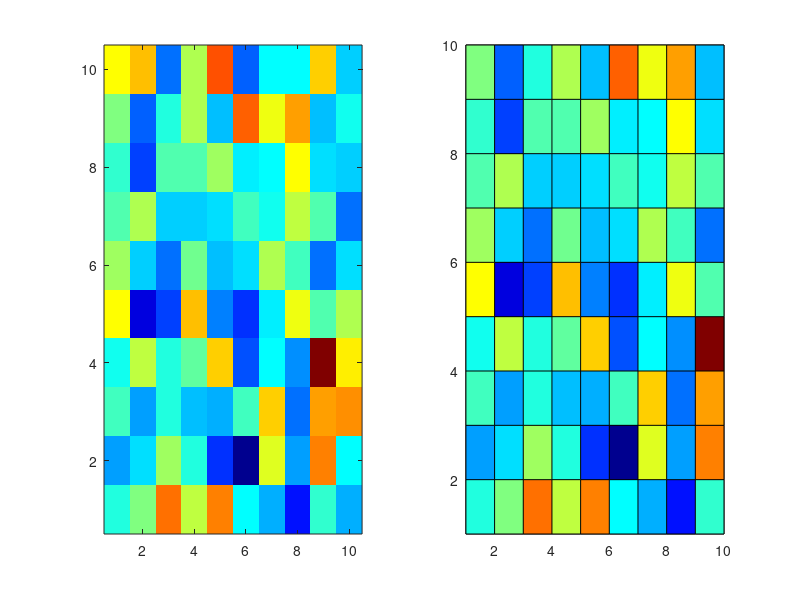

MATLAB code to generate this figure:
% This is the exercise for '5. Unsolved imagesc vs. pcolor'

%% Assignment
ri = randn(10);
subplot(122), pcolor(ri)
subplot(121), imagesc(ri), axis xy
colormap jet